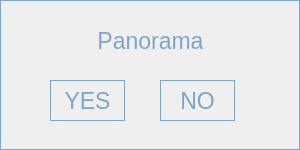
<?xml version="1.0" encoding="UTF-8"?>
<ui version="4.0">
 <class>Hp_Panorama_Dialog</class>
 <widget class="QDialog" name="Hp_Panorama_Dialog">
  <property name="geometry">
   <rect>
    <x>0</x>
    <y>0</y>
    <width>300</width>
    <height>150</height>
   </rect>
  </property>
  <property name="windowTitle">
   <string>Dialog</string>
  </property>
  <widget class="QFrame" name="frame">
   <property name="geometry">
    <rect>
     <x>0</x>
     <y>0</y>
     <width>300</width>
     <height>150</height>
    </rect>
   </property>
   <property name="font">
    <font>
     <pointsize>17</pointsize>
    </font>
   </property>
   <property name="styleSheet">
    <string notr="true">border: 1px solid  #7CA6C9;
background-color: rgba(255, 255, 255, 0);
color:#7CA6C9;
background-image:url(:/res/res/format_default_bg.png);</string>
   </property>
   <property name="frameShape">
    <enum>QFrame::StyledPanel</enum>
   </property>
   <property name="frameShadow">
    <enum>QFrame::Raised</enum>
   </property>
   <widget class="QPushButton" name="pushButton_ok">
    <property name="geometry">
     <rect>
      <x>50</x>
      <y>80</y>
      <width>75</width>
      <height>41</height>
     </rect>
    </property>
    <property name="font">
     <font>
      <pointsize>17</pointsize>
     </font>
    </property>
    <property name="text">
     <string>YES</string>
    </property>
   </widget>
   <widget class="QPushButton" name="pushButton_cancel">
    <property name="geometry">
     <rect>
      <x>160</x>
      <y>80</y>
      <width>75</width>
      <height>41</height>
     </rect>
    </property>
    <property name="font">
     <font>
      <pointsize>17</pointsize>
     </font>
    </property>
    <property name="text">
     <string>NO</string>
    </property>
   </widget>
   <widget class="QLabel" name="label_text">
    <property name="geometry">
     <rect>
      <x>10</x>
      <y>5</y>
      <width>281</width>
      <height>71</height>
     </rect>
    </property>
    <property name="font">
     <font>
      <pointsize>17</pointsize>
     </font>
    </property>
    <property name="styleSheet">
     <string notr="true">border: 0px solid  #7CA6C9;</string>
    </property>
    <property name="text">
     <string>Panorama</string>
    </property>
    <property name="alignment">
     <set>Qt::AlignCenter</set>
    </property>
   </widget>
  </widget>
 </widget>
 <resources/>
 <connections/>
</ui>
